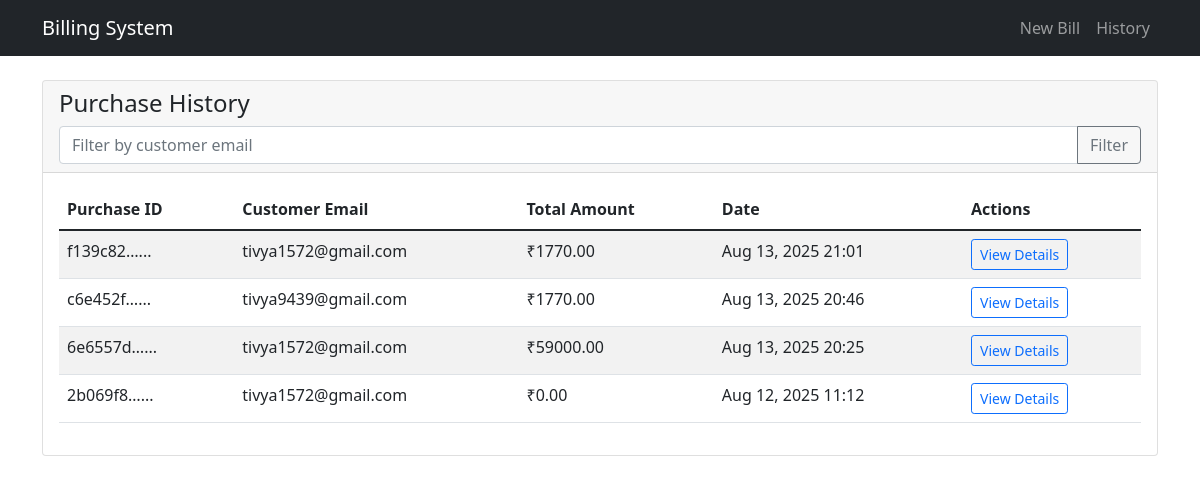
The page /billing/history/ on the database its author committed.
### BillingApp/models.py (models this page shows, shortened)
class Purchase(models.Model):
    purchase_id = models.UUIDField(default=uuid.uuid4, unique=True, editable=False)
    customer = models.ForeignKey(Customer, on_delete=models.CASCADE)
    total_amount = models.FloatField(default=0.0)
    tax_amount = models.FloatField(default=0.0)
    net_amount = models.FloatField(default=0.0)
    rounded_amount = models.FloatField(default=0.0)
    cash_paid = models.FloatField(default=0.0)
    balance_amount = models.FloatField(default=0.0)
    created_at = models.DateTimeField(auto_now_add=True)
    class Meta:
        ordering = ['-created_at']

class Customer(models.Model):
    email = models.EmailField(unique=True)
    created_at = models.DateTimeField(auto_now_add=True)

### BillingApp/views.py (the view)
# urls.py: path('history/', views.purchase_history, name='purchase_history'),
def purchase_history(request):
    email = request.GET.get('email', '')
    purchases = Purchase.objects.all().order_by('-created_at')
    if email:
        purchases = purchases.filter(customer__email__icontains=email)
    paginator = Paginator(purchases, 10)
    page_number = request.GET.get('page')
    page_obj = paginator.get_page(page_number)
    context = {
        'page_obj': page_obj,
        'email_filter': email
    }
    return render(request, 'billing/purchase_history.html', context)

### BillingApp/templates/billing/purchase_history.html (shortened to what this page needs)
{% extends 'billing/base.html' %}
{% block content %}
<div class="card">
    <div class="card-header">
        <h4>Purchase History</h4>
        <form method="get" class="mt-2">
            <div class="input-group">
                <input type="email" class="form-control" name="email"
                       placeholder="Filter by customer email" value="{{ email_filter }}">
                <button type="submit" class="btn btn-outline-secondary">Filter</button>
            </div>
        </form>
    </div>
    <div class="card-body">
        {% if page_obj.object_list %}
        <div class="table-responsive">
            <table class="table table-striped">
                <thead>
                    <tr>
                        <th>Purchase ID</th>
                        <th>Customer Email</th>
                        <th>Total Amount</th>
                        <th>Date</th>
                        <th>Actions</th>
                    </tr>
                </thead>
                <tbody>
                    {% for purchase in page_obj %}
                    <tr>
                        <td>{{ purchase.purchase_id|truncatechars:8 }}...</td>
                        <td>{{ purchase.customer.email }}</td>
                        <td>₹{{ purchase.net_amount|floatformat:2 }}</td>
                        <td>{{ purchase.created_at|date:"M d, Y H:i" }}</td>
                        <td>
                            <a href="{% url 'BillingApp:bill_detail' purchase.purchase_id %}"
                               class="btn btn-sm btn-outline-primary">View Details</a>
                        </td>
                    </tr>
                    {% endfor %}
                </tbody>
            </table>
        </div>
        {% endif %}
    </div>
</div>
{% endblock %}

### rows shown on the page
Purchase: purchase_id "f139c82…", customer.email "tivya1572@gmail.com", net_amount "1770.00", created_at "Aug 13, 2025 21:01"
Purchase: purchase_id "c6e452f…", customer.email "tivya9439@gmail.com", net_amount "1770.00", created_at "Aug 13, 2025 20:46"
Purchase: purchase_id "6e6557d…", customer.email "tivya1572@gmail.com", net_amount "59000.00", created_at "Aug 13, 2025 20:25"
Purchase: purchase_id "2b069f8…", customer.email "tivya1572@gmail.com", net_amount "0.00", created_at "Aug 12, 2025 11:12"
